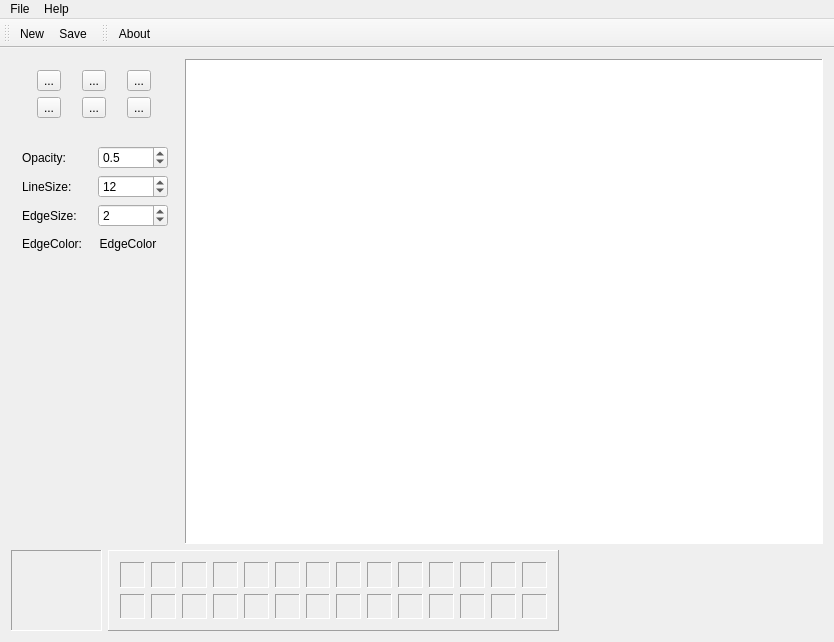
<?xml version="1.0" encoding="UTF-8"?>
<ui version="4.0">
 <class>MainWindow</class>
 <widget class="QMainWindow" name="MainWindow">
  <property name="geometry">
   <rect>
    <x>0</x>
    <y>0</y>
    <width>834</width>
    <height>642</height>
   </rect>
  </property>
  <property name="windowTitle">
   <string>PaintPad</string>
  </property>
  <widget class="QWidget" name="centralWidget">
   <layout class="QVBoxLayout" name="verticalLayout_4">
    <item>
     <layout class="QHBoxLayout" name="horizontalLayout">
      <item>
       <layout class="QVBoxLayout" name="verticalLayout_left">
        <item>
         <widget class="QFrame" name="frame_tools">
          <property name="frameShape">
           <enum>QFrame::NoFrame</enum>
          </property>
          <property name="frameShadow">
           <enum>QFrame::Raised</enum>
          </property>
          <layout class="QVBoxLayout" name="verticalLayout">
           <item>
            <layout class="QHBoxLayout" name="horizontalLayout_tools1">
             <item>
              <widget class="QToolButton" name="toolButton_line">
               <property name="text">
                <string>...</string>
               </property>
               <property name="icon">
                <iconset resource="paintpad.qrc">
                 <normaloff>:/paintpad/resources/tool_line.xpm</normaloff>:/paintpad/resources/tool_line.xpm</iconset>
               </property>
               <property name="iconSize">
                <size>
                 <width>50</width>
                 <height>40</height>
                </size>
               </property>
               <property name="autoRepeat">
                <bool>false</bool>
               </property>
               <property name="autoExclusive">
                <bool>false</bool>
               </property>
               <property name="popupMode">
                <enum>QToolButton::DelayedPopup</enum>
               </property>
              </widget>
             </item>
             <item>
              <widget class="QToolButton" name="toolButton_text">
               <property name="text">
                <string>...</string>
               </property>
               <property name="icon">
                <iconset resource="paintpad.qrc">
                 <normaloff>:/paintpad/resources/tool_meta.xpm</normaloff>:/paintpad/resources/tool_meta.xpm</iconset>
               </property>
               <property name="iconSize">
                <size>
                 <width>50</width>
                 <height>40</height>
                </size>
               </property>
               <property name="popupMode">
                <enum>QToolButton::DelayedPopup</enum>
               </property>
              </widget>
             </item>
             <item>
              <widget class="QToolButton" name="toolButton_img">
               <property name="text">
                <string>...</string>
               </property>
               <property name="icon">
                <iconset resource="paintpad.qrc">
                 <normaloff>:/paintpad/resources/tool_img.png</normaloff>:/paintpad/resources/tool_img.png</iconset>
               </property>
               <property name="iconSize">
                <size>
                 <width>50</width>
                 <height>40</height>
                </size>
               </property>
               <property name="popupMode">
                <enum>QToolButton::DelayedPopup</enum>
               </property>
              </widget>
             </item>
            </layout>
           </item>
           <item>
            <layout class="QHBoxLayout" name="horizontalLayout_tools2">
             <item>
              <widget class="QToolButton" name="toolButton_oval">
               <property name="text">
                <string>...</string>
               </property>
               <property name="icon">
                <iconset resource="paintpad.qrc">
                 <normaloff>:/paintpad/resources/tool_oval.xpm</normaloff>:/paintpad/resources/tool_oval.xpm</iconset>
               </property>
               <property name="iconSize">
                <size>
                 <width>50</width>
                 <height>40</height>
                </size>
               </property>
               <property name="popupMode">
                <enum>QToolButton::DelayedPopup</enum>
               </property>
              </widget>
             </item>
             <item>
              <widget class="QToolButton" name="toolButton_rect">
               <property name="text">
                <string>...</string>
               </property>
               <property name="icon">
                <iconset resource="paintpad.qrc">
                 <normaloff>:/paintpad/resources/tool_rect.xpm</normaloff>:/paintpad/resources/tool_rect.xpm</iconset>
               </property>
               <property name="iconSize">
                <size>
                 <width>50</width>
                 <height>40</height>
                </size>
               </property>
               <property name="popupMode">
                <enum>QToolButton::DelayedPopup</enum>
               </property>
              </widget>
             </item>
             <item>
              <widget class="QToolButton" name="toolButton_star">
               <property name="text">
                <string>...</string>
               </property>
               <property name="icon">
                <iconset resource="paintpad.qrc">
                 <normaloff>:/paintpad/resources/tool_star.png</normaloff>:/paintpad/resources/tool_star.png</iconset>
               </property>
               <property name="iconSize">
                <size>
                 <width>50</width>
                 <height>40</height>
                </size>
               </property>
               <property name="popupMode">
                <enum>QToolButton::DelayedPopup</enum>
               </property>
              </widget>
             </item>
            </layout>
           </item>
          </layout>
         </widget>
        </item>
        <item>
         <widget class="QFrame" name="frame_setting">
          <property name="frameShape">
           <enum>QFrame::NoFrame</enum>
          </property>
          <property name="frameShadow">
           <enum>QFrame::Raised</enum>
          </property>
          <layout class="QVBoxLayout" name="verticalLayout_2">
           <item>
            <layout class="QHBoxLayout" name="horizontalLayout_setting1">
             <property name="spacing">
              <number>6</number>
             </property>
             <property name="leftMargin">
              <number>0</number>
             </property>
             <item>
              <widget class="QLabel" name="label_opacity">
               <property name="text">
                <string>Opacity:</string>
               </property>
               <property name="buddy">
                <cstring>doubleSpinBox_opacity</cstring>
               </property>
              </widget>
             </item>
             <item>
              <widget class="QDoubleSpinBox" name="doubleSpinBox_opacity">
               <property name="autoFillBackground">
                <bool>false</bool>
               </property>
               <property name="decimals">
                <number>1</number>
               </property>
               <property name="maximum">
                <double>1.000000000000000</double>
               </property>
               <property name="singleStep">
                <double>0.100000000000000</double>
               </property>
               <property name="value">
                <double>0.500000000000000</double>
               </property>
              </widget>
             </item>
            </layout>
           </item>
           <item>
            <layout class="QHBoxLayout" name="horizontalLayout_setting2">
             <item>
              <widget class="QLabel" name="label_linesize">
               <property name="text">
                <string>LineSize:</string>
               </property>
               <property name="buddy">
                <cstring>doubleSpinBox_linesize</cstring>
               </property>
              </widget>
             </item>
             <item>
              <widget class="QDoubleSpinBox" name="doubleSpinBox_linesize">
               <property name="decimals">
                <number>0</number>
               </property>
               <property name="maximum">
                <double>24.000000000000000</double>
               </property>
               <property name="value">
                <double>12.000000000000000</double>
               </property>
              </widget>
             </item>
            </layout>
           </item>
           <item>
            <layout class="QHBoxLayout" name="horizontalLayout_setting3">
             <item>
              <widget class="QLabel" name="label_edgesize">
               <property name="text">
                <string>EdgeSize:</string>
               </property>
               <property name="buddy">
                <cstring>doubleSpinBox_edgesize</cstring>
               </property>
              </widget>
             </item>
             <item>
              <widget class="QDoubleSpinBox" name="doubleSpinBox_edgesize">
               <property name="autoFillBackground">
                <bool>true</bool>
               </property>
               <property name="decimals">
                <number>0</number>
               </property>
               <property name="maximum">
                <double>24.000000000000000</double>
               </property>
               <property name="value">
                <double>2.000000000000000</double>
               </property>
              </widget>
             </item>
            </layout>
           </item>
           <item>
            <layout class="QHBoxLayout" name="horizontalLayout_setting4">
             <item>
              <widget class="QLabel" name="label_edgecolor">
               <property name="text">
                <string>EdgeColor:</string>
               </property>
               <property name="buddy">
                <cstring>pushButton_edgecolor</cstring>
               </property>
              </widget>
             </item>
             <item>
              <widget class="QPushButton" name="pushButton_edgecolor">
               <property name="autoFillBackground">
                <bool>true</bool>
               </property>
               <property name="text">
                <string>EdgeColor</string>
               </property>
               <property name="autoRepeatDelay">
                <number>300</number>
               </property>
               <property name="default">
                <bool>false</bool>
               </property>
               <property name="flat">
                <bool>true</bool>
               </property>
              </widget>
             </item>
            </layout>
           </item>
          </layout>
         </widget>
        </item>
        <item>
         <spacer name="verticalSpacer">
          <property name="orientation">
           <enum>Qt::Vertical</enum>
          </property>
          <property name="sizeHint" stdset="0">
           <size>
            <width>20</width>
            <height>40</height>
           </size>
          </property>
         </spacer>
        </item>
       </layout>
      </item>
      <item>
       <widget class="QGraphicsView" name="graphicsView">
        <property name="frameShape">
         <enum>QFrame::Panel</enum>
        </property>
       </widget>
      </item>
     </layout>
    </item>
    <item>
     <layout class="QHBoxLayout" name="horizontalLayout_bottom">
      <item>
       <widget class="QFrame" name="frame_BF">
        <property name="minimumSize">
         <size>
          <width>91</width>
          <height>81</height>
         </size>
        </property>
        <property name="frameShape">
         <enum>QFrame::Panel</enum>
        </property>
        <property name="frameShadow">
         <enum>QFrame::Sunken</enum>
        </property>
        <widget class="QPushButton" name="pushButton_f">
         <property name="geometry">
          <rect>
           <x>10</x>
           <y>10</y>
           <width>41</width>
           <height>35</height>
          </rect>
         </property>
         <property name="autoFillBackground">
          <bool>true</bool>
         </property>
         <property name="text">
          <string/>
         </property>
         <property name="flat">
          <bool>true</bool>
         </property>
        </widget>
        <widget class="QPushButton" name="pushButton_b">
         <property name="geometry">
          <rect>
           <x>40</x>
           <y>30</y>
           <width>41</width>
           <height>35</height>
          </rect>
         </property>
         <property name="autoFillBackground">
          <bool>true</bool>
         </property>
         <property name="text">
          <string/>
         </property>
         <property name="flat">
          <bool>true</bool>
         </property>
        </widget>
        <zorder>pushButton_b</zorder>
        <zorder>pushButton_f</zorder>
       </widget>
      </item>
      <item>
       <widget class="QFrame" name="frame_palette">
        <property name="minimumSize">
         <size>
          <width>451</width>
          <height>81</height>
         </size>
        </property>
        <property name="frameShape">
         <enum>QFrame::Panel</enum>
        </property>
        <property name="frameShadow">
         <enum>QFrame::Raised</enum>
        </property>
        <layout class="QVBoxLayout" name="verticalLayout_3">
         <item>
          <layout class="QHBoxLayout" name="horizontalLayout_palette1">
           <item>
            <widget class="QLabel" name="label_1">
             <property name="frameShape">
              <enum>QFrame::Panel</enum>
             </property>
             <property name="frameShadow">
              <enum>QFrame::Sunken</enum>
             </property>
             <property name="text">
              <string/>
             </property>
            </widget>
           </item>
           <item>
            <widget class="QLabel" name="label_2">
             <property name="frameShape">
              <enum>QFrame::Panel</enum>
             </property>
             <property name="frameShadow">
              <enum>QFrame::Sunken</enum>
             </property>
             <property name="text">
              <string/>
             </property>
            </widget>
           </item>
           <item>
            <widget class="QLabel" name="label_3">
             <property name="frameShape">
              <enum>QFrame::Panel</enum>
             </property>
             <property name="frameShadow">
              <enum>QFrame::Sunken</enum>
             </property>
             <property name="text">
              <string/>
             </property>
            </widget>
           </item>
           <item>
            <widget class="QLabel" name="label_4">
             <property name="frameShape">
              <enum>QFrame::Panel</enum>
             </property>
             <property name="frameShadow">
              <enum>QFrame::Sunken</enum>
             </property>
             <property name="text">
              <string/>
             </property>
            </widget>
           </item>
           <item>
            <widget class="QLabel" name="label_5">
             <property name="frameShape">
              <enum>QFrame::Panel</enum>
             </property>
             <property name="frameShadow">
              <enum>QFrame::Sunken</enum>
             </property>
             <property name="text">
              <string/>
             </property>
            </widget>
           </item>
           <item>
            <widget class="QLabel" name="label_6">
             <property name="frameShape">
              <enum>QFrame::Panel</enum>
             </property>
             <property name="frameShadow">
              <enum>QFrame::Sunken</enum>
             </property>
             <property name="text">
              <string/>
             </property>
            </widget>
           </item>
           <item>
            <widget class="QLabel" name="label_7">
             <property name="frameShape">
              <enum>QFrame::Panel</enum>
             </property>
             <property name="frameShadow">
              <enum>QFrame::Sunken</enum>
             </property>
             <property name="text">
              <string/>
             </property>
            </widget>
           </item>
           <item>
            <widget class="QLabel" name="label_8">
             <property name="frameShape">
              <enum>QFrame::Panel</enum>
             </property>
             <property name="frameShadow">
              <enum>QFrame::Sunken</enum>
             </property>
             <property name="text">
              <string/>
             </property>
            </widget>
           </item>
           <item>
            <widget class="QLabel" name="label_9">
             <property name="frameShape">
              <enum>QFrame::Panel</enum>
             </property>
             <property name="frameShadow">
              <enum>QFrame::Sunken</enum>
             </property>
             <property name="text">
              <string/>
             </property>
            </widget>
           </item>
           <item>
            <widget class="QLabel" name="label_10">
             <property name="frameShape">
              <enum>QFrame::Panel</enum>
             </property>
             <property name="frameShadow">
              <enum>QFrame::Sunken</enum>
             </property>
             <property name="text">
              <string/>
             </property>
            </widget>
           </item>
           <item>
            <widget class="QLabel" name="label_11">
             <property name="frameShape">
              <enum>QFrame::Panel</enum>
             </property>
             <property name="frameShadow">
              <enum>QFrame::Sunken</enum>
             </property>
             <property name="text">
              <string/>
             </property>
            </widget>
           </item>
           <item>
            <widget class="QLabel" name="label_12">
             <property name="frameShape">
              <enum>QFrame::Panel</enum>
             </property>
             <property name="frameShadow">
              <enum>QFrame::Sunken</enum>
             </property>
             <property name="text">
              <string/>
             </property>
            </widget>
           </item>
           <item>
            <widget class="QLabel" name="label_13">
             <property name="frameShape">
              <enum>QFrame::Panel</enum>
             </property>
             <property name="frameShadow">
              <enum>QFrame::Sunken</enum>
             </property>
             <property name="text">
              <string/>
             </property>
            </widget>
           </item>
           <item>
            <widget class="QLabel" name="label_14">
             <property name="frameShape">
              <enum>QFrame::Panel</enum>
             </property>
             <property name="frameShadow">
              <enum>QFrame::Sunken</enum>
             </property>
             <property name="text">
              <string/>
             </property>
            </widget>
           </item>
          </layout>
         </item>
         <item>
          <layout class="QHBoxLayout" name="horizontalLayout_palette2">
           <item>
            <widget class="QLabel" name="label_15">
             <property name="frameShape">
              <enum>QFrame::Panel</enum>
             </property>
             <property name="frameShadow">
              <enum>QFrame::Sunken</enum>
             </property>
             <property name="text">
              <string/>
             </property>
            </widget>
           </item>
           <item>
            <widget class="QLabel" name="label_16">
             <property name="frameShape">
              <enum>QFrame::Panel</enum>
             </property>
             <property name="frameShadow">
              <enum>QFrame::Sunken</enum>
             </property>
             <property name="text">
              <string/>
             </property>
            </widget>
           </item>
           <item>
            <widget class="QLabel" name="label_17">
             <property name="frameShape">
              <enum>QFrame::Panel</enum>
             </property>
             <property name="frameShadow">
              <enum>QFrame::Sunken</enum>
             </property>
             <property name="text">
              <string/>
             </property>
            </widget>
           </item>
           <item>
            <widget class="QLabel" name="label_18">
             <property name="frameShape">
              <enum>QFrame::Panel</enum>
             </property>
             <property name="frameShadow">
              <enum>QFrame::Sunken</enum>
             </property>
             <property name="text">
              <string/>
             </property>
            </widget>
           </item>
           <item>
            <widget class="QLabel" name="label_19">
             <property name="frameShape">
              <enum>QFrame::Panel</enum>
             </property>
             <property name="frameShadow">
              <enum>QFrame::Sunken</enum>
             </property>
             <property name="text">
              <string/>
             </property>
            </widget>
           </item>
           <item>
            <widget class="QLabel" name="label_20">
             <property name="frameShape">
              <enum>QFrame::Panel</enum>
             </property>
             <property name="frameShadow">
              <enum>QFrame::Sunken</enum>
             </property>
             <property name="text">
              <string/>
             </property>
            </widget>
           </item>
           <item>
            <widget class="QLabel" name="label_21">
             <property name="frameShape">
              <enum>QFrame::Panel</enum>
             </property>
             <property name="frameShadow">
              <enum>QFrame::Sunken</enum>
             </property>
             <property name="text">
              <string/>
             </property>
            </widget>
           </item>
           <item>
            <widget class="QLabel" name="label_22">
             <property name="frameShape">
              <enum>QFrame::Panel</enum>
             </property>
             <property name="frameShadow">
              <enum>QFrame::Sunken</enum>
             </property>
             <property name="text">
              <string/>
             </property>
            </widget>
           </item>
           <item>
            <widget class="QLabel" name="label_23">
             <property name="frameShape">
              <enum>QFrame::Panel</enum>
             </property>
             <property name="frameShadow">
              <enum>QFrame::Sunken</enum>
             </property>
             <property name="text">
              <string/>
             </property>
            </widget>
           </item>
           <item>
            <widget class="QLabel" name="label_24">
             <property name="frameShape">
              <enum>QFrame::Panel</enum>
             </property>
             <property name="frameShadow">
              <enum>QFrame::Sunken</enum>
             </property>
             <property name="text">
              <string/>
             </property>
            </widget>
           </item>
           <item>
            <widget class="QLabel" name="label_25">
             <property name="frameShape">
              <enum>QFrame::Panel</enum>
             </property>
             <property name="frameShadow">
              <enum>QFrame::Sunken</enum>
             </property>
             <property name="text">
              <string/>
             </property>
            </widget>
           </item>
           <item>
            <widget class="QLabel" name="label_26">
             <property name="frameShape">
              <enum>QFrame::Panel</enum>
             </property>
             <property name="frameShadow">
              <enum>QFrame::Sunken</enum>
             </property>
             <property name="text">
              <string/>
             </property>
            </widget>
           </item>
           <item>
            <widget class="QLabel" name="label_27">
             <property name="frameShape">
              <enum>QFrame::Panel</enum>
             </property>
             <property name="frameShadow">
              <enum>QFrame::Sunken</enum>
             </property>
             <property name="text">
              <string/>
             </property>
            </widget>
           </item>
           <item>
            <widget class="QLabel" name="label_28">
             <property name="autoFillBackground">
              <bool>false</bool>
             </property>
             <property name="frameShape">
              <enum>QFrame::Panel</enum>
             </property>
             <property name="frameShadow">
              <enum>QFrame::Sunken</enum>
             </property>
             <property name="text">
              <string/>
             </property>
            </widget>
           </item>
          </layout>
         </item>
        </layout>
       </widget>
      </item>
      <item>
       <spacer name="horizontalSpacer">
        <property name="orientation">
         <enum>Qt::Horizontal</enum>
        </property>
        <property name="sizeHint" stdset="0">
         <size>
          <width>40</width>
          <height>28</height>
         </size>
        </property>
       </spacer>
      </item>
     </layout>
    </item>
   </layout>
  </widget>
  <widget class="QMenuBar" name="menuBar">
   <property name="geometry">
    <rect>
     <x>0</x>
     <y>0</y>
     <width>834</width>
     <height>20</height>
    </rect>
   </property>
   <widget class="QMenu" name="menuFile">
    <property name="title">
     <string>File</string>
    </property>
    <addaction name="actionNew"/>
    <addaction name="actionOpen"/>
    <addaction name="actionSave"/>
    <addaction name="separator"/>
    <addaction name="actionQuit"/>
   </widget>
   <widget class="QMenu" name="menuHelp">
    <property name="title">
     <string>Help</string>
    </property>
    <addaction name="actionAbout"/>
   </widget>
   <addaction name="menuFile"/>
   <addaction name="menuHelp"/>
  </widget>
  <widget class="QToolBar" name="toolBar_file">
   <property name="windowTitle">
    <string>File Tools</string>
   </property>
   <attribute name="toolBarArea">
    <enum>TopToolBarArea</enum>
   </attribute>
   <attribute name="toolBarBreak">
    <bool>false</bool>
   </attribute>
   <addaction name="actionNew"/>
   <addaction name="actionSave"/>
  </widget>
  <widget class="QToolBar" name="toolBar_help">
   <property name="windowTitle">
    <string>toolBar_2</string>
   </property>
   <attribute name="toolBarArea">
    <enum>TopToolBarArea</enum>
   </attribute>
   <attribute name="toolBarBreak">
    <bool>false</bool>
   </attribute>
   <addaction name="actionAbout"/>
  </widget>
  <action name="actionNew">
   <property name="icon">
    <iconset resource="paintpad.qrc">
     <normaloff>:/paintpad/resources/filenew.png</normaloff>:/paintpad/resources/filenew.png</iconset>
   </property>
   <property name="text">
    <string>New</string>
   </property>
  </action>
  <action name="actionSave">
   <property name="icon">
    <iconset resource="paintpad.qrc">
     <normaloff>:/paintpad/resources/filesave.png</normaloff>:/paintpad/resources/filesave.png</iconset>
   </property>
   <property name="text">
    <string>Save</string>
   </property>
  </action>
  <action name="actionQuit">
   <property name="text">
    <string>Quit</string>
   </property>
  </action>
  <action name="actionAbout">
   <property name="text">
    <string>About</string>
   </property>
  </action>
  <action name="actionOpen">
   <property name="text">
    <string>Open</string>
   </property>
  </action>
 </widget>
 <layoutdefault spacing="6" margin="11"/>
 <tabstops>
  <tabstop>toolButton_line</tabstop>
  <tabstop>toolButton_text</tabstop>
  <tabstop>toolButton_img</tabstop>
  <tabstop>toolButton_oval</tabstop>
  <tabstop>toolButton_rect</tabstop>
  <tabstop>toolButton_star</tabstop>
  <tabstop>doubleSpinBox_opacity</tabstop>
  <tabstop>doubleSpinBox_linesize</tabstop>
  <tabstop>doubleSpinBox_edgesize</tabstop>
  <tabstop>pushButton_edgecolor</tabstop>
  <tabstop>graphicsView</tabstop>
  <tabstop>pushButton_f</tabstop>
  <tabstop>pushButton_b</tabstop>
 </tabstops>
 <resources>
  <include location="paintpad.qrc"/>
 </resources>
 <connections/>
</ui>
